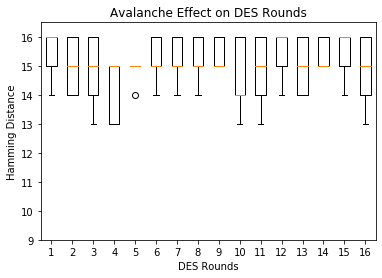

This chart was generated by the following Python code:
import matplotlib.pyplot as plt
import numpy as np
def hex2bin(s):
	mp = {'0' : "0000",
		'1' : "0001",
		'2' : "0010",
		'3' : "0011",
		'4' : "0100",
		'5' : "0101",
		'6' : "0110",
		'7' : "0111",
		'8' : "1000",
		'9' : "1001",
		'A' : "1010",
		'B' : "1011",
		'C' : "1100",
		'D' : "1101",
		'E' : "1110",
		'F' : "1111" }
	bin = ""
	for i in range(len(s)):
		bin = bin + mp[s[i]]
	return bin

def bin2hex(s):
	mp = {"0000" : '0',
		"0001" : '1',
		"0010" : '2',
		"0011" : '3',
		"0100" : '4',
		"0101" : '5',
		"0110" : '6',
		"0111" : '7',
		"1000" : '8',
		"1001" : '9',
		"1010" : 'A',
		"1011" : 'B',
		"1100" : 'C',
		"1101" : 'D',
		"1110" : 'E',
		"1111" : 'F' }
	hex = ""
	for i in range(0,len(s),4):
		ch = ""
		ch = ch + s[i]
		ch = ch + s[i + 1]
		ch = ch + s[i + 2]
		ch = ch + s[i + 3]
		hex = hex + mp[ch]
		
	return hex


def bin2dec(binary):
	
	binary1 = binary
	decimal, i, n = 0, 0, 0
	while(binary != 0):
		dec = binary % 10
		decimal = decimal + dec * pow(2, i)
		binary = binary//10
		i += 1
	return decimal


def dec2bin(num):
	res = bin(num).replace("0b", "")
	if(len(res)%4 != 0):
		div = len(res) / 4
		div = int(div)
		counter =(4 * (div + 1)) - len(res)
		for i in range(0, counter):
			res = '0' + res
	return res


def permute(k, arr, n):
	permutation = ""
	for i in range(0, n):
		permutation = permutation + k[arr[i] - 1]
	return permutation


def shift_left(k, nth_shifts):
	s = ""
	for i in range(nth_shifts):
		for j in range(1,len(k)):
			s = s + k[j]
		s = s + k[0]
		k = s
		s = ""
	return k


def xor(a, b):
	ans = ""
	for i in range(len(a)):
		if a[i] == b[i]:
			ans = ans + "0"
		else:
			ans = ans + "1"
	return ans


initial_perm = [58, 50, 42, 34, 26, 18, 10, 2,
				60, 52, 44, 36, 28, 20, 12, 4,
				62, 54, 46, 38, 30, 22, 14, 6,
				64, 56, 48, 40, 32, 24, 16, 8,
				57, 49, 41, 33, 25, 17, 9, 1,
				59, 51, 43, 35, 27, 19, 11, 3,
				61, 53, 45, 37, 29, 21, 13, 5,
				63, 55, 47, 39, 31, 23, 15, 7]


exp_d = [32, 1 , 2 , 3 , 4 , 5 , 4 , 5,
		6 , 7 , 8 , 9 , 8 , 9 , 10, 11,
		12, 13, 12, 13, 14, 15, 16, 17,
		16, 17, 18, 19, 20, 21, 20, 21,
		22, 23, 24, 25, 24, 25, 26, 27,
		28, 29, 28, 29, 30, 31, 32, 1 ]


per = [ 16, 7, 20, 21,
		29, 12, 28, 17,
		1, 15, 23, 26,
		5, 18, 31, 10,
		2, 8, 24, 14,
		32, 27, 3, 9,
		19, 13, 30, 6,
		22, 11, 4, 25 ]


sbox = [[[14, 4, 13, 1, 2, 15, 11, 8, 3, 10, 6, 12, 5, 9, 0, 7],
		[ 0, 15, 7, 4, 14, 2, 13, 1, 10, 6, 12, 11, 9, 5, 3, 8],
		[ 4, 1, 14, 8, 13, 6, 2, 11, 15, 12, 9, 7, 3, 10, 5, 0],
		[15, 12, 8, 2, 4, 9, 1, 7, 5, 11, 3, 14, 10, 0, 6, 13 ]],
			
		[[15, 1, 8, 14, 6, 11, 3, 4, 9, 7, 2, 13, 12, 0, 5, 10],
			[3, 13, 4, 7, 15, 2, 8, 14, 12, 0, 1, 10, 6, 9, 11, 5],
			[0, 14, 7, 11, 10, 4, 13, 1, 5, 8, 12, 6, 9, 3, 2, 15],
		[13, 8, 10, 1, 3, 15, 4, 2, 11, 6, 7, 12, 0, 5, 14, 9 ]],

		[ [10, 0, 9, 14, 6, 3, 15, 5, 1, 13, 12, 7, 11, 4, 2, 8],
		[13, 7, 0, 9, 3, 4, 6, 10, 2, 8, 5, 14, 12, 11, 15, 1],
		[13, 6, 4, 9, 8, 15, 3, 0, 11, 1, 2, 12, 5, 10, 14, 7],
			[1, 10, 13, 0, 6, 9, 8, 7, 4, 15, 14, 3, 11, 5, 2, 12 ]],
	
		[ [7, 13, 14, 3, 0, 6, 9, 10, 1, 2, 8, 5, 11, 12, 4, 15],
		[13, 8, 11, 5, 6, 15, 0, 3, 4, 7, 2, 12, 1, 10, 14, 9],
		[10, 6, 9, 0, 12, 11, 7, 13, 15, 1, 3, 14, 5, 2, 8, 4],
			[3, 15, 0, 6, 10, 1, 13, 8, 9, 4, 5, 11, 12, 7, 2, 14] ],
		
		[ [2, 12, 4, 1, 7, 10, 11, 6, 8, 5, 3, 15, 13, 0, 14, 9],
		[14, 11, 2, 12, 4, 7, 13, 1, 5, 0, 15, 10, 3, 9, 8, 6],
			[4, 2, 1, 11, 10, 13, 7, 8, 15, 9, 12, 5, 6, 3, 0, 14],
		[11, 8, 12, 7, 1, 14, 2, 13, 6, 15, 0, 9, 10, 4, 5, 3 ]],
	
		[ [12, 1, 10, 15, 9, 2, 6, 8, 0, 13, 3, 4, 14, 7, 5, 11],
		[10, 15, 4, 2, 7, 12, 9, 5, 6, 1, 13, 14, 0, 11, 3, 8],
			[9, 14, 15, 5, 2, 8, 12, 3, 7, 0, 4, 10, 1, 13, 11, 6],
			[4, 3, 2, 12, 9, 5, 15, 10, 11, 14, 1, 7, 6, 0, 8, 13] ],
		
		[ [4, 11, 2, 14, 15, 0, 8, 13, 3, 12, 9, 7, 5, 10, 6, 1],
		[13, 0, 11, 7, 4, 9, 1, 10, 14, 3, 5, 12, 2, 15, 8, 6],
			[1, 4, 11, 13, 12, 3, 7, 14, 10, 15, 6, 8, 0, 5, 9, 2],
			[6, 11, 13, 8, 1, 4, 10, 7, 9, 5, 0, 15, 14, 2, 3, 12] ],
		
		[ [13, 2, 8, 4, 6, 15, 11, 1, 10, 9, 3, 14, 5, 0, 12, 7],
			[1, 15, 13, 8, 10, 3, 7, 4, 12, 5, 6, 11, 0, 14, 9, 2],
			[7, 11, 4, 1, 9, 12, 14, 2, 0, 6, 10, 13, 15, 3, 5, 8],
			[2, 1, 14, 7, 4, 10, 8, 13, 15, 12, 9, 0, 3, 5, 6, 11] ] ]


final_perm = [ 40, 8, 48, 16, 56, 24, 64, 32,
			39, 7, 47, 15, 55, 23, 63, 31,
			38, 6, 46, 14, 54, 22, 62, 30,
			37, 5, 45, 13, 53, 21, 61, 29,
			36, 4, 44, 12, 52, 20, 60, 28,
			35, 3, 43, 11, 51, 19, 59, 27,
			34, 2, 42, 10, 50, 18, 58, 26,
			33, 1, 41, 9, 49, 17, 57, 25 ]

def encrypt(pt, rkb, rk):
	pt = hex2bin(pt)

	pt = permute(pt, initial_perm, 64)
	l=[]
	left = pt[0:32]
	right = pt[32:64]
	for i in range(0, 16):
		right_expanded = permute(right, exp_d, 48)
		
		xor_x = xor(right_expanded, rkb[i])

		sbox_str = ""
		for j in range(0, 8):
			row = bin2dec(int(xor_x[j * 6] + xor_x[j * 6 + 5]))
			col = bin2dec(int(xor_x[j * 6 + 1] + xor_x[j * 6 + 2] + xor_x[j * 6 + 3] + xor_x[j * 6 + 4]))
			val = sbox[j][row][col]
			sbox_str = sbox_str + dec2bin(val)

		sbox_str = permute(sbox_str, per, 32)

		result = xor(left, sbox_str)
		left = result

		if(i != 15):
			left, right = right, left
		l.append(left+right)
	

	combine = left + right

	cipher_text = permute(combine, final_perm, 64)
	return l

def hd(s,t):
	c=0
	for x,y in zip(s,t):
		if( x !=y ):
			c=c+1
	return c


pt = ["63410762BCA1D223B","52410762BCA1D224A","81210762BCA1D213A","7AB70762BCA1D323A","B24A9762BCA1A223A"]
key = "AABB09182736CCDD"
opt = "43410762BCA1D223A"


key = hex2bin(key)


keyp = [57, 49, 41, 33, 25, 17, 9,
		1, 58, 50, 42, 34, 26, 18,
		10, 2, 59, 51, 43, 35, 27,
		19, 11, 3, 60, 52, 44, 36,
		63, 55, 47, 39, 31, 23, 15,
		7, 62, 54, 46, 38, 30, 22,
		14, 6, 61, 53, 45, 37, 29,
		21, 13, 5, 28, 20, 12, 4 ]


key = permute(key, keyp, 56)


shift_table = [1, 1, 2, 2,
				2, 2, 2, 2,
				1, 2, 2, 2,
				2, 2, 2, 1 ]

key_comp = [14, 17, 11, 24, 1, 5,
			3, 28, 15, 6, 21, 10,
			23, 19, 12, 4, 26, 8,
			16, 7, 27, 20, 13, 2,
			41, 52, 31, 37, 47, 55,
			30, 40, 51, 45, 33, 48,
			44, 49, 39, 56, 34, 53,
			46, 42, 50, 36, 29, 32 ]

left = key[0:28] 
right = key[28:56]

rkb = []
rk = []
for i in range(0, 16):

	left = shift_left(left, shift_table[i])
	right = shift_left(right, shift_table[i])

	combine_str = left + right
	
	round_key = permute(combine_str, key_comp, 48)

	rkb.append(round_key)
	rk.append(bin2hex(round_key))

print("Encryption")
mat=[]
for i in range(16):
  mat.append([])

for x in pt:
	l2 = []
	l = encrypt(x, rkb, rk)
	for y in l:
		l2.append(hd(opt,bin2hex(y)))
	for i in range(16):
		mat[i].append(l2[i])



print(mat)

plt.boxplot(mat)
plt.title('Avalanche Effect on DES Rounds')
plt.xlabel('DES Rounds')
plt.ylabel('Hamming Distance')
plt.ylim(9,16.5)
plt.show()
